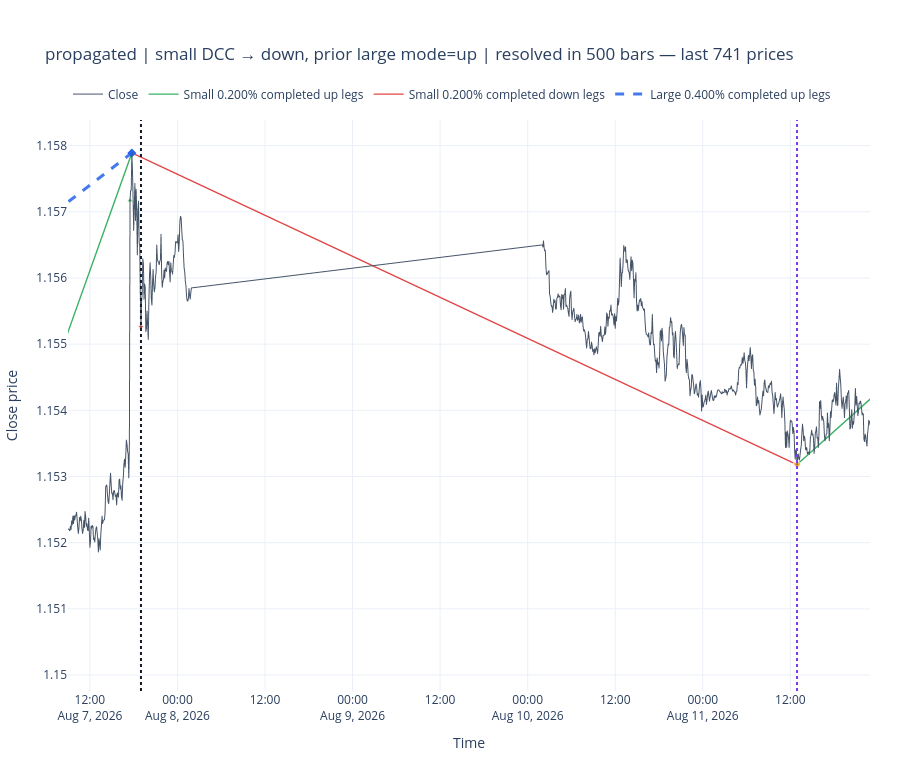
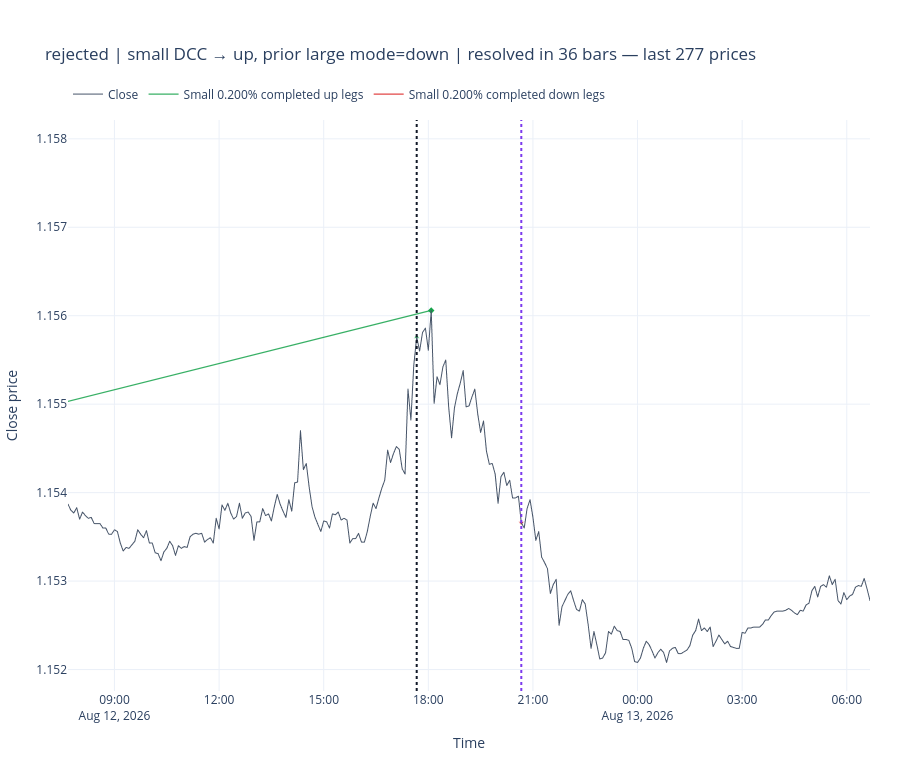

The cell these charts' notebook holds for them, in order:
### Code cell
CASEBOOK_BARS_BEFORE = 120
CASEBOOK_BARS_AFTER = 120
for episode in casebook.itertuples(index=False):
    window_start_position = max(0, int(episode.start_position) - CASEBOOK_BARS_BEFORE)
    window_end_position = min(len(prices), int(episode.resolution_position) + CASEBOOK_BARS_AFTER + 1)
    case_prices = prices.iloc[window_start_position:window_end_position]
    case_fig = plot_two_threshold_directional_change(
        prices=case_prices,
        small_events=small_events,
        large_events=large_events,
        small_theta=SMALL_THETA,
        large_theta=LARGE_THETA,
        n_prices=len(case_prices),
        title=(
            f"{episode.outcome} | small DCC → {episode.target_small_mode}, "
            f"prior large mode={episode.prior_large_mode} | resolved in {episode.resolution_bars} bars"
        ),
    )
    case_fig.add_vline(x=episode.start_time, line={"color": "#111827", "dash": "dot", "width": 2})
    case_fig.add_vline(
        x=episode.resolution_time,
        line={"color": "#7c3aed", "dash": "dot", "width": 2},
    )
    case_fig.show()

### Figure 1 — Plotly figure (JSON) as saved in the notebook; plotly's stock layout.template omitted (floating-point values rounded to 4 significant figures; data arrays with more than 128 entries replaced by an {"elided": "..."} marker saying what was removed)
{"data": [{"hovertemplate": "time=%{x}<br>close=%{y:.5f}<extra></extra>", "line": {"color": "#475569", "width": 1.0}, "mode": "lines", "name": "Close", "x": {"elided": "741 str values"}, "y": {"elided": "741 float values"}, "type": "scattergl"}, {"hoverinfo": "skip", "legendgroup": "small_up", "line": {"color": "#16a34a", "dash": "solid", "width": 1.4}, "mode": "lines", "name": "Small 0.200% completed up legs", "opacity": 0.85, "x": ["2026-08-06T21:15:00+02:00", "2026-08-07T17:45:00+02:00", null, "2026-08-11T12:55:00+02:00", "2026-08-12T18:05:00+02:00", null], "y": [1.152, 1.158, null, 1.153, 1.156, null], "type": "scatter"}, {"customdata": [["S2294", 2.753, 245, 2.247e-05, "2026-08-07T19:00:00+02:00"]], "hovertemplate": "Small up ending EXT<br>time=%{x}<br>price=%{y:.5f}<br>event=%{customdata[0]}<br>TMV=%{customdata[1]:.4f}<br>T=%{customdata[2]} bars<br>R=%{customdata[3]:.3e}<br>known at=%{customdata[4]}<extra></extra>", "legendgroup": "small_up", "marker": {"color": "#16a34a", "size": 5, "symbol": "diamond"}, "mode": "markers", "name": "Small up ending EXT", "showlegend": false, "x": ["2026-08-07T17:45:00.000000"], "y": [1.158], "type": "scatter"}, {"customdata": [["S2294", 2.753, 245, 2.247e-05, "2026-08-07T17:45:00+02:00"]], "hovertemplate": "Small down DCC<br>time=%{x}<br>price=%{y:.5f}<br>completed event=%{customdata[0]}<br>TMV=%{customdata[1]:.4f}<br>T=%{customdata[2]} bars<br>R=%{customdata[3]:.3e}<br>confirmed EXT time=%{customdata[4]}<extra></extra>", "legendgroup": "small_down", "marker": {"color": "#dc2626", "line": {"color": "white", "width": 0.75}, "size": 5, "symbol": "triangle-down"}, "mode": "markers", "name": "Small down DCC", "showlegend": false, "x": ["2026-08-07T19:00:00.000000"], "y": [1.155], "type": "scatter"}, {"hoverinfo": "skip", "legendgroup": "small_down", "line": {"color": "#dc2626", "dash": "solid", "width": 1.4}, "mode": "lines", "name": "Small 0.200% completed down legs", "opacity": 0.85, "x": ["2026-08-05T23:25:00+02:00", "2026-08-06T21:15:00+02:00", null, "2026-08-07T17:45:00+02:00", "2026-08-11T12:55:00+02:00", null], "y": [1.156, 1.152, null, 1.158, 1.153, null], "type": "scatter"}, {"customdata": [["S2295", 2.034, 515, 7.899e-06, "2026-08-12T17:40:00+02:00"]], "hovertemplate": "Small down ending EXT<br>time=%{x}<br>price=%{y:.5f}<br>event=%{customdata[0]}<br>TMV=%{customdata[1]:.4f}<br>T=%{customdata[2]} bars<br>R=%{customdata[3]:.3e}<br>known at=%{customdata[4]}<extra></extra>", "legendgroup": "small_down", "marker": {"color": "#dc2626", "size": 5, "symbol": "diamond"}, "mode": "markers", "name": "Small down ending EXT", "showlegend": false, "x": ["2026-08-11T12:55:00.000000"], "y": [1.153], "type": "scatter"}, {"customdata": [["S2293", 1.886, 261, 1.445e-05, "2026-08-06T21:15:00+02:00"]], "hovertemplate": "Small up DCC<br>time=%{x}<br>price=%{y:.5f}<br>completed event=%{customdata[0]}<br>TMV=%{customdata[1]:.4f}<br>T=%{customdata[2]} bars<br>R=%{customdata[3]:.3e}<br>confirmed EXT time=%{customdata[4]}<extra></extra>", "legendgroup": "small_up", "marker": {"color": "#16a34a", "line": {"color": "white", "width": 0.75}, "size": 5, "symbol": "triangle-up"}, "mode": "markers", "name": "Small up DCC", "showlegend": false, "x": ["2026-08-07T17:30:00.000000"], "y": [1.157], "type": "scatter"}, {"hoverinfo": "skip", "legendgroup": "large_up", "line": {"color": "#2563eb", "dash": "dash", "width": 3.0}, "mode": "lines", "name": "Large 0.400% completed up legs", "opacity": 0.85, "x": ["2026-08-03T22:55:00+02:00", "2026-08-07T17:45:00+02:00", null], "y": [1.15, 1.158, null], "type": "scatter"}, {"customdata": [["L724", 1.674, 1087, 6.159e-06, "2026-08-11T12:55:00+02:00"]], "hovertemplate": "Large up ending EXT<br>time=%{x}<br>price=%{y:.5f}<br>event=%{customdata[0]}<br>TMV=%{customdata[1]:.4f}<br>T=%{customdata[2]} bars<br>R=%{customdata[3]:.3e}<br>known at=%{customdata[4]}<extra></extra>", "legendgroup": "large_up", "marker": {"color": "#2563eb", "size": 7, "symbol": "diamond"}, "mode": "markers", "name": "Large up ending EXT", "showlegend": false, "x": ["2026-08-07T17:45:00.000000"], "y": [1.158], "type": "scatter"}, {"customdata": [["L724", 1.674, 1087, 6.159e-06, "2026-08-07T17:45:00+02:00"]], "hovertemplate": "Large down DCC<br>time=%{x}<br>price=%{y:.5f}<br>completed event=%{customdata[0]}<br>TMV=%{customdata[1]:.4f}<br>T=%{customdata[2]} bars<br>R=%{customdata[3]:.3e}<br>confirmed EXT time=%{customdata[4]}<extra></extra>", "legendgroup": "large_down", "marker": {"color": "#f59e0b", "line": {"color": "white", "width": 0.75}, "size": 7, "symbol": "triangle-down"}, "mode": "markers", "name": "Large down DCC", "showlegend": false, "x": ["2026-08-11T12:55:00.000000"], "y": [1.153], "type": "scatter"}], "layout": {"legend": {"orientation": "h", "yanchor": "bottom", "y": 1.02, "xanchor": "left", "x": 0.0}, "margin": {"l": 60, "r": 30, "t": 120, "b": 60}, "title": {"text": "propagated | small DCC → down, prior large mode=up | resolved in 500 bars — last 741 prices"}, "height": 760, "hovermode": "closest", "xaxis": {"title": {"text": "Time"}, "range": ["2026-08-07T09:00:00+02:00", "2026-08-11T22:55:00+02:00"], "showspikes": true, "spikemode": "across"}, "yaxis": {"title": {"text": "Close price"}, "fixedrange": false, "showspikes": true}, "shapes": [{"line": {"color": "#111827", "dash": "dot", "width": 2}, "type": "line", "x0": "2026-08-07T19:00:00+02:00", "x1": "2026-08-07T19:00:00+02:00", "xref": "x", "y0": 0, "y1": 1, "yref": "y domain"}, {"line": {"color": "#7c3aed", "dash": "dot", "width": 2}, "type": "line", "x0": "2026-08-11T12:55:00+02:00", "x1": "2026-08-11T12:55:00+02:00", "xref": "x", "y0": 0, "y1": 1, "yref": "y domain"}]}}

### Figure 2 — Plotly figure (JSON) as saved in the notebook; plotly's stock layout.template omitted (floating-point values rounded to 4 significant figures; data arrays with more than 128 entries replaced by an {"elided": "..."} marker saying what was removed)
{"data": [{"hovertemplate": "time=%{x}<br>close=%{y:.5f}<extra></extra>", "line": {"color": "#475569", "width": 1.0}, "mode": "lines", "name": "Close", "x": {"elided": "277 str values"}, "y": {"elided": "277 float values"}, "type": "scattergl"}, {"hoverinfo": "skip", "legendgroup": "small_up", "line": {"color": "#16a34a", "dash": "solid", "width": 1.4}, "mode": "lines", "name": "Small 0.200% completed up legs", "opacity": 0.85, "x": ["2026-08-11T12:55:00+02:00", "2026-08-12T18:05:00+02:00", null], "y": [1.153, 1.156, null], "type": "scatter"}, {"customdata": [["S2296", 1.249, 350, 7.136e-06, "2026-08-12T20:40:00+02:00"]], "hovertemplate": "Small up ending EXT<br>time=%{x}<br>price=%{y:.5f}<br>event=%{customdata[0]}<br>TMV=%{customdata[1]:.4f}<br>T=%{customdata[2]} bars<br>R=%{customdata[3]:.3e}<br>known at=%{customdata[4]}<extra></extra>", "legendgroup": "small_up", "marker": {"color": "#16a34a", "size": 5, "symbol": "diamond"}, "mode": "markers", "name": "Small up ending EXT", "showlegend": false, "x": ["2026-08-12T18:05:00.000000"], "y": [1.156], "type": "scatter"}, {"customdata": [["S2296", 1.249, 350, 7.136e-06, "2026-08-12T18:05:00+02:00"]], "hovertemplate": "Small down DCC<br>time=%{x}<br>price=%{y:.5f}<br>completed event=%{customdata[0]}<br>TMV=%{customdata[1]:.4f}<br>T=%{customdata[2]} bars<br>R=%{customdata[3]:.3e}<br>confirmed EXT time=%{customdata[4]}<extra></extra>", "legendgroup": "small_down", "marker": {"color": "#dc2626", "line": {"color": "white", "width": 0.75}, "size": 5, "symbol": "triangle-down"}, "mode": "markers", "name": "Small down DCC", "showlegend": false, "x": ["2026-08-12T20:40:00.000000"], "y": [1.154], "type": "scatter"}, {"hoverinfo": "skip", "legendgroup": "small_down", "line": {"color": "#dc2626", "dash": "solid", "width": 1.4}, "mode": "lines", "name": "Small 0.200% completed down legs", "opacity": 0.85, "x": ["2026-08-07T17:45:00+02:00", "2026-08-11T12:55:00+02:00", null], "y": [1.158, 1.153, null], "type": "scatter"}, {"customdata": [["S2295", 2.034, 515, 7.899e-06, "2026-08-11T12:55:00+02:00"]], "hovertemplate": "Small up DCC<br>time=%{x}<br>price=%{y:.5f}<br>completed event=%{customdata[0]}<br>TMV=%{customdata[1]:.4f}<br>T=%{customdata[2]} bars<br>R=%{customdata[3]:.3e}<br>confirmed EXT time=%{customdata[4]}<extra></extra>", "legendgroup": "small_up", "marker": {"color": "#16a34a", "line": {"color": "white", "width": 0.75}, "size": 5, "symbol": "triangle-up"}, "mode": "markers", "name": "Small up DCC", "showlegend": false, "x": ["2026-08-12T17:40:00.000000"], "y": [1.156], "type": "scatter"}], "layout": {"legend": {"orientation": "h", "yanchor": "bottom", "y": 1.02, "xanchor": "left", "x": 0.0}, "margin": {"l": 60, "r": 30, "t": 120, "b": 60}, "title": {"text": "rejected | small DCC → up, prior large mode=down | resolved in 36 bars — last 277 prices"}, "height": 760, "hovermode": "closest", "xaxis": {"title": {"text": "Time"}, "range": ["2026-08-12T07:40:00+02:00", "2026-08-13T06:40:00+02:00"], "showspikes": true, "spikemode": "across"}, "yaxis": {"title": {"text": "Close price"}, "fixedrange": false, "showspikes": true}, "shapes": [{"line": {"color": "#111827", "dash": "dot", "width": 2}, "type": "line", "x0": "2026-08-12T17:40:00+02:00", "x1": "2026-08-12T17:40:00+02:00", "xref": "x", "y0": 0, "y1": 1, "yref": "y domain"}, {"line": {"color": "#7c3aed", "dash": "dot", "width": 2}, "type": "line", "x0": "2026-08-12T20:40:00+02:00", "x1": "2026-08-12T20:40:00+02:00", "xref": "x", "y0": 0, "y1": 1, "yref": "y domain"}]}}
